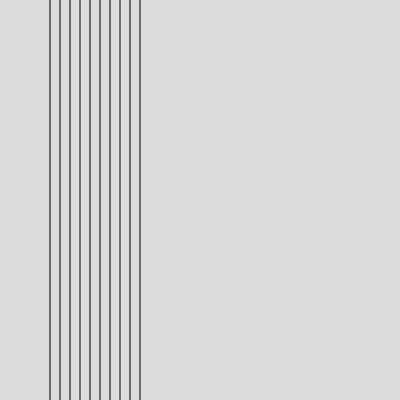
Frame 1 (no input)
Frame 60 (no input): identical to frame 1, image omitted
Frame 120 (the mouse pressed at the canvas centre since frame 60): identical to frame 1, image omitted

The p5.js sketch that drew this single still picture (run headless with seeded random() and noise() and a simulated clock; from frame 60 on, the mouse is pressed at the canvas centre):

// p5.js sketch
// ── sketch.js


function setup() {
  createCanvas(400, 400);
}

function draw() {
  background(220);
  
  for (let x = 50 ; x <= 140 ; x+= 10){
    
    line(x , 0 , x , height);
    
  }


}
